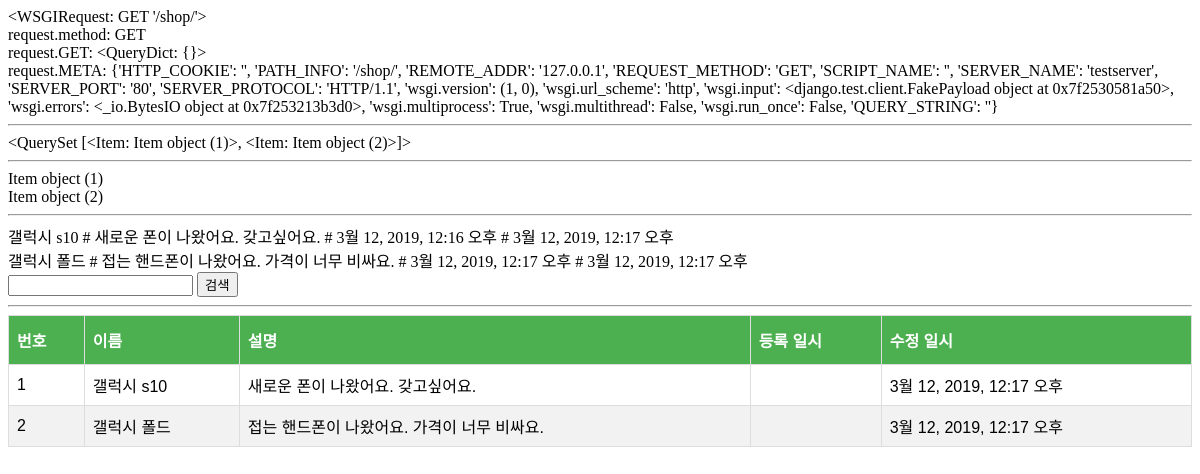
The app's page /shop/ with its own data.
### shop/models.py (models this page shows)
class Item(models.Model):
    name = models.CharField(max_length=20)
    desc = models.TextField(blank=True)
    created_at = models.DateTimeField(auto_now_add=True)
    updated_at = models.DateTimeField(auto_now=True)

### shop/views.py (the view)
# urls.py: path('', views.item_list),
def item_list(request):
    items = Item.objects.all()
    q = request.GET.get('q', '') #키 값이 'q'로 지정된 값이 없으면 None이 반환됨
    if q: # q가 널 아니면 qs에 filter 조건 추가
        items = items.filter(name__icontains=q)
    return render(request, 'shop/item_list.html', {
        'item_list': items,
        'q': q,
    })

### shop/templates/shop/item_list.html (shortened to what this page needs)
<!DOCTYPE html>
<html lang="en">
<head>
</head>
<body>
    {{ request }} <br/>
    request.method: {{ request.method }}<br/>
    request.GET: {{ request.GET }}<br/>
    request.META: {{ request.META }}
    <hr/>
    {{ item_list }}
    <hr>
    {% for item in item_list %}
        {{ item }} <br>
    {% endfor %}
    <hr>
    {% for item in item_list %}
        {{ item.name }} #
        {{ item.desc }} #
        {{ item.created_at }} #
        {{ item.updated_at }} <br>
    {% endfor %}
    <form action="" method="GET">
        <input type="text" name="q" value="{{ q }}"/>
        <input type="submit" value="검색"/>
    </form>
    <hr>
    <table>
        <thead>
            <th>번호</th>
            <th>이름</th>
            <th>설명</th>
            <th>등록 일시</th>
            <th>수정 일시</th>
        </thead>
        <tbody>
            {% for item in item_list %}
            <tr>
                <td> {{ item.id }} </td>
                <td> {{ item.name }} </td>
                <td> {{ item.desc }} </td>
                <td> {{ item.creatd_at }} </td>
                <td> {{ item.updated_at }} </td>
            </tr>
            {% endfor %}
        </tbody>
    </table>
</body>
</html>

### shop/templates/shop/item_list.html (style rules this page uses)
table { font-family: "Trebuchet MS", Arial, Helvetica, sans-serif; border-collapse: collapse; width: 100%; }
table td, table th { border: 1px solid #ddd; padding: 8px; }
table tr:nth-child(even) { background-color: #f2f2f2; }
table th { padding-top: 12px; padding-bottom: 12px; text-align: left; background-color: #4CAF50; color: white; }

### records on screen
Item: id "<QuerySet [<Item: Item object (1)>, <Item: Item object (2)>]>", id "Item object (1)", name "갤럭시 s10", desc "새로운 폰이 나왔어요. 갖고싶어요.", created_at "3월 12, 2019, 12:16 오후", updated_at "3월 12, 2019, 12:17 오후", id "1"
Item: id "Item object (2)", name "갤럭시 폴드", desc "접는 핸드폰이 나왔어요. 가격이 너무 비싸요.", created_at "3월 12, 2019, 12:17 오후", updated_at "3월 12, 2019, 12:17 오후", id "2"

### other values on screen
{{ request }} "<WSGIRequest: GET '/shop/'>"
{{ request.method }} "GET"
{{ request.GET }} "<QueryDict: {}>"
